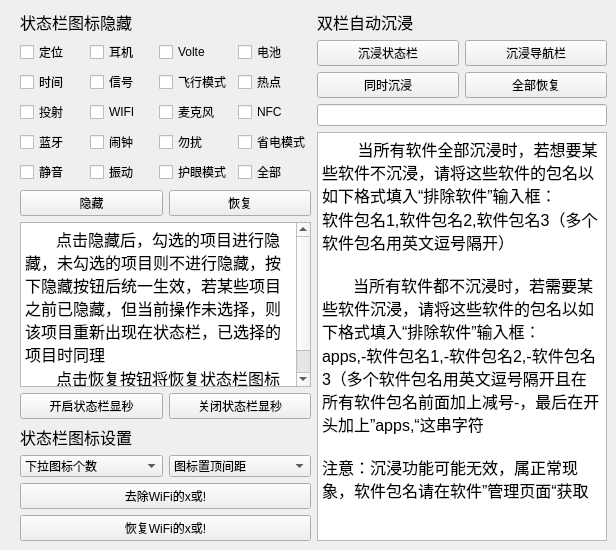
     <widget class="QWidget" name="systempage">
      <attribute name="title">
       <string>系统界面</string>
      </attribute>
      <widget class="QWidget" name="layoutWidget">
       <property name="geometry">
        <rect>
         <x>20</x>
         <y>10</y>
         <width>587</width>
         <height>531</height>
        </rect>
       </property>
       <layout class="QHBoxLayout" name="horizontalLayout_3">
        <item>
         <layout class="QVBoxLayout" name="verticalLayout_107">
          <item>
           <layout class="QVBoxLayout" name="verticalLayout_106">
            <item>
             <layout class="QVBoxLayout" name="verticalLayout_105">
              <item>
               <layout class="QVBoxLayout" name="verticalLayout_103">
                <item>
                 <widget class="QLabel" name="label_78">
                  <property name="font">
                   <font>
                    <pointsize>12</pointsize>
                   </font>
                  </property>
                  <property name="text">
                   <string>状态栏图标隐藏</string>
                  </property>
                 </widget>
                </item>
                <item>
                 <layout class="QGridLayout" name="gridLayout_5">
                  <item row="0" column="0">
                   <widget class="QCheckBox" name="location">
                    <property name="text">
                     <string>定位</string>
                    </property>
                   </widget>
                  </item>
                  <item row="0" column="1">
                   <widget class="QCheckBox" name="earphone">
                    <property name="text">
                     <string>耳机</string>
                    </property>
                   </widget>
                  </item>
                  <item row="0" column="2">
                   <widget class="QCheckBox" name="volte">
                    <property name="text">
                     <string>Volte</string>
                    </property>
                   </widget>
                  </item>
                  <item row="0" column="3">
                   <widget class="QCheckBox" name="battery">
                    <property name="text">
                     <string>电池</string>
                    </property>
                   </widget>
                  </item>
                  <item row="1" column="0">
                   <widget class="QCheckBox" name="time">
                    <property name="text">
                     <string>时间</string>
                    </property>
                   </widget>
                  </item>
                  <item row="1" column="1">
                   <widget class="QCheckBox" name="signal">
                    <property name="text">
                     <string>信号</string>
                    </property>
                   </widget>
                  </item>
                  <item row="1" column="2">
                   <widget class="QCheckBox" name="airplane">
                    <property name="text">
                     <string>飞行模式</string>
                    </property>
                   </widget>
                  </item>
                  <item row="1" column="3">
                   <widget class="QCheckBox" name="hotspot">
                    <property name="text">
                     <string>热点</string>
                    </property>
                   </widget>
                  </item>
                  <item row="2" column="0">
                   <widget class="QCheckBox" name="cast">
                    <property name="text">
                     <string>投射</string>
                    </property>
                   </widget>
                  </item>
                  <item row="2" column="1">
                   <widget class="QCheckBox" name="wifi">
                    <property name="text">
                     <string>WIFI</string>
                    </property>
                   </widget>
                  </item>
                  <item row="2" column="2">
                   <widget class="QCheckBox" name="speakerphone">
                    <property name="text">
                     <string>麦克风</string>
                    </property>
                   </widget>
                  </item>
                  <item row="2" column="3">
                   <widget class="QCheckBox" name="nfc">
                    <property name="text">
                     <string>NFC</string>
                    </property>
                   </widget>
                  </item>
                  <item row="3" column="0">
                   <widget class="QCheckBox" name="bluetooth">
                    <property name="text">
                     <string>蓝牙</string>
                    </property>
                   </widget>
                  </item>
                  <item row="3" column="1">
                   <widget class="QCheckBox" name="alarmclock">
                    <property name="text">
                     <string>闹钟</string>
                    </property>
                   </widget>
                  </item>
                  <item row="3" column="2">
                   <widget class="QCheckBox" name="zen">
                    <property name="text">
                     <string>勿扰</string>
                    </property>
                   </widget>
                  </item>
                  <item row="3" column="3">
                   <widget class="QCheckBox" name="powersavingmode">
                    <property name="text">
                     <string>省电模式</string>
                    </property>
                   </widget>
                  </item>
                  <item row="4" column="0">
                   <widget class="QCheckBox" name="mute_2">
                    <property name="text">
                     <string>静音</string>
                    </property>
                   </widget>
                  </item>
                  <item row="4" column="1">
                   <widget class="QCheckBox" name="volume">
                    <property name="text">
                     <string>振动</string>
                    </property>
                   </widget>
                  </item>
                  <item row="4" column="2">
                   <widget class="QCheckBox" name="eyesprotect">
                    <property name="text">
                     <string>护眼模式</string>
                    </property>
                   </widget>
                  </item>
                  <item row="4" column="3">
                   <widget class="QCheckBox" name="all">
                    <property name="text">
                     <string>全部</string>
                    </property>
                   </widget>
                  </item>
                 </layout>
                </item>
               </layout>
              </item>
              <item>
               <layout class="QVBoxLayout" name="verticalLayout_104">
                <item>
                 <layout class="QHBoxLayout" name="horizontalLayout_2">
                  <item>
                   <widget class="QPushButton" name="hide">
                    <property name="text">
                     <string>隐藏</string>
                    </property>
                   </widget>
                  </item>
                  <item>
                   <widget class="QPushButton" name="recovericon">
                    <property name="text">
                     <string>恢复</string>
                    </property>
                   </widget>
                  </item>
                 </layout>
                </item>
                <item>
                 <widget class="QTextBrowser" name="textBrowser">
                  <property name="html">
                   <string>&lt;!DOCTYPE HTML PUBLIC &quot;-//W3C//DTD HTML 4.0//EN&quot; &quot;http://www.w3.org/TR/REC-html40/strict.dtd&quot;&gt;
&lt;html&gt;&lt;head&gt;&lt;meta name=&quot;qrichtext&quot; content=&quot;1&quot; /&gt;&lt;meta charset=&quot;utf-8&quot; /&gt;&lt;style type=&quot;text/css&quot;&gt;
p, li { white-space: pre-wrap; }
&lt;/style&gt;&lt;/head&gt;&lt;body style=&quot; font-family:'Microsoft YaHei UI'; font-size:9pt; font-weight:400; font-style:normal;&quot;&gt;
&lt;p style=&quot; margin-top:0px; margin-bottom:0px; margin-left:0px; margin-right:0px; -qt-block-indent:0; text-indent:0px;&quot;&gt;&lt;span style=&quot; font-size:12pt;&quot;&gt;       点击隐藏后，勾选的项目进行隐藏，未勾选的项目则不进行隐藏，按下隐藏按钮后统一生效，若某些项目之前已隐藏，但当前操作未选择，则该项目重新出现在状态栏，已选择的项目时同理&lt;/span&gt;&lt;/p&gt;
&lt;p style=&quot; margin-top:0px; margin-bottom:0px; margin-left:0px; margin-right:0px; -qt-block-indent:0; text-indent:0px;&quot;&gt;&lt;span style=&quot; font-size:12pt;&quot;&gt;       点击恢复按钮将恢复状态栏图标至默认状态&lt;/span&gt;&lt;/p&gt;&lt;/body&gt;&lt;/html&gt;</string>
                  </property>
                 </widget>
                </item>
               </layout>
              </item>
             </layout>
            </item>
            <item>
             <layout class="QHBoxLayout" name="horizontalLayout_56">
              <item>
               <widget class="QPushButton" name="clockseconds">
                <property name="text">
                 <string>开启状态栏显秒</string>
                </property>
               </widget>
              </item>
              <item>
               <widget class="QPushButton" name="closeclockseconds_2">
                <property name="text">
                 <string>关闭状态栏显秒</string>
                </property>
               </widget>
              </item>
             </layout>
            </item>
           </layout>
          </item>
          <item>
           <layout class="QVBoxLayout" name="verticalLayout_2">
            <item>
             <widget class="QLabel" name="label_79">
              <property name="font">
               <font>
                <pointsize>12</pointsize>
               </font>
              </property>
              <property name="text">
               <string>状态栏图标设置</string>
              </property>
             </widget>
            </item>
            <item>
             <layout class="QVBoxLayout" name="verticalLayout_4">
              <item>
               <layout class="QHBoxLayout" name="horizontalLayout_4">
                <item>
                 <widget class="QComboBox" name="thenumberoficons">
                  <item>
                   <property name="text">
                    <string>下拉图标个数</string>
                   </property>
                  </item>
                  <item>
                   <property name="text">
                    <string>3</string>
                   </property>
                  </item>
                  <item>
                   <property name="text">
                    <string>4</string>
                   </property>
                  </item>
                  <item>
                   <property name="text">
                    <string>5</string>
                   </property>
                  </item>
                  <item>
                   <property name="text">
                    <string>6</string>
                   </property>
                  </item>
                  <item>
                   <property name="text">
                    <string>7</string>
                   </property>
                  </item>
                  <item>
                   <property name="text">
                    <string>8</string>
                   </property>
                  </item>
                  <item>
                   <property name="text">
                    <string>9</string>
                   </property>
                  </item>
                  <item>
                   <property name="text">
                    <string>默认</string>
                   </property>
                  </item>
                 </widget>
                </item>
                <item>
                 <widget class="QComboBox" name="IconPinSpacing">
                  <item>
                   <property name="text">
                    <string>图标置顶间距</string>
                   </property>
                  </item>
                  <item>
                   <property name="text">
                    <string>0</string>
                   </property>
                  </item>
                  <item>
                   <property name="text">
                    <string>5dp</string>
                   </property>
                  </item>
                  <item>
                   <property name="text">
                    <string>10dp</string>
                   </property>
                  </item>
                  <item>
                   <property name="text">
                    <string>15dp</string>
                   </property>
                  </item>
                  <item>
                   <property name="text">
                    <string>20dp</string>
                   </property>
                  </item>
                  <item>
                   <property name="text">
                    <string>30dp</string>
                   </property>
                  </item>
                  <item>
                   <property name="text">
                    <string>默认</string>
                   </property>
                  </item>
                 </widget>
                </item>
               </layout>
              </item>
              <item>
               <layout class="QVBoxLayout" name="verticalLayout_3">
                <item>
                 <widget class="QPushButton" name="RemoveX">
                  <property name="text">
                   <string>去除WiFi的x或!</string>
                  </property>
                 </widget>
                </item>
                <item>
                 <widget class="QPushButton" name="RecoverX">
                  <property name="text">
                   <string>恢复WiFi的x或!</string>
                  </property>
                 </widget>
                </item>
               </layout>
              </item>
             </layout>
            </item>
           </layout>
          </item>
         </layout>
        </item>
        <item>
         <layout class="QVBoxLayout" name="verticalLayout_5">
          <item>
           <layout class="QVBoxLayout" name="verticalLayout_109">
            <item>
             <layout class="QVBoxLayout" name="verticalLayout_108">
              <item>
               <widget class="QLabel" name="label_80">
                <property name="font">
                 <font>
                  <pointsize>12</pointsize>
                 </font>
                </property>
                <property name="text">
                 <string>双栏自动沉浸</string>
                </property>
               </widget>
              </item>
              <item>
               <layout class="QGridLayout" name="gridLayout_8">
                <item row="0" column="1">
                 <widget class="QPushButton" name="ImmerseNavigationBar">
                  <property name="text">
                   <string>沉浸导航栏</string>
                  </property>
                 </widget>
                </item>
                <item row="0" column="0">
                 <widget class="QPushButton" name="ImmerseStatusBar">
                  <property name="text">
                   <string>沉浸状态栏</string>
                  </property>
                 </widget>
                </item>
                <item row="1" column="0">
                 <widget class="QPushButton" name="ImmerseAll">
                  <property name="text">
                   <string>同时沉浸</string>
                  </property>
                 </widget>
                </item>
                <item row="1" column="1">
                 <widget class="QPushButton" name="RecoverAll">
                  <property name="text">
                   <string>全部恢复</string>
                  </property>
                 </widget>
                </item>
               </layout>
              </item>
             </layout>
            </item>
            <item>
             <widget class="QLineEdit" name="ExcludeApps"/>
            </item>
           </layout>
          </item>
          <item>
           <widget class="QTextBrowser" name="textBrowser_2">
            <property name="html">
             <string>&lt;!DOCTYPE HTML PUBLIC &quot;-//W3C//DTD HTML 4.0//EN&quot; &quot;http://www.w3.org/TR/REC-html40/strict.dtd&quot;&gt;
&lt;html&gt;&lt;head&gt;&lt;meta name=&quot;qrichtext&quot; content=&quot;1&quot; /&gt;&lt;meta charset=&quot;utf-8&quot; /&gt;&lt;style type=&quot;text/css&quot;&gt;
p, li { white-space: pre-wrap; }
&lt;/style&gt;&lt;/head&gt;&lt;body style=&quot; font-family:'Microsoft YaHei UI'; font-size:9pt; font-weight:400; font-style:normal;&quot;&gt;
&lt;p style=&quot; margin-top:0px; margin-bottom:0px; margin-left:0px; margin-right:0px; -qt-block-indent:0; text-indent:0px;&quot;&gt;&lt;span style=&quot; font-size:12pt;&quot;&gt;        当所有软件全部沉浸时，若想要某些软件不沉浸，请将这些软件的包名以如下格式填入“排除软件”输入框：&lt;/span&gt;&lt;/p&gt;
&lt;p style=&quot; margin-top:0px; margin-bottom:0px; margin-left:0px; margin-right:0px; -qt-block-indent:0; text-indent:0px;&quot;&gt;&lt;span style=&quot; font-size:12pt;&quot;&gt;软件包名1,软件包名2,软件包名3（多个软件包名用英文逗号隔开）&lt;/span&gt;&lt;/p&gt;
&lt;p style=&quot;-qt-paragraph-type:empty; margin-top:0px; margin-bottom:0px; margin-left:0px; margin-right:0px; -qt-block-indent:0; text-indent:0px; font-size:12pt;&quot;&gt;&lt;br /&gt;&lt;/p&gt;
&lt;p style=&quot; margin-top:0px; margin-bottom:0px; margin-left:0px; margin-right:0px; -qt-block-indent:0; text-indent:0px;&quot;&gt;&lt;span style=&quot; font-size:12pt;&quot;&gt;       当所有软件都不沉浸时，若需要某些软件沉浸，请将这些软件的包名以如下格式填入“排除软件”输入框：&lt;/span&gt;&lt;/p&gt;
&lt;p style=&quot; margin-top:0px; margin-bottom:0px; margin-left:0px; margin-right:0px; -qt-block-indent:0; text-indent:0px;&quot;&gt;&lt;span style=&quot; font-size:12pt;&quot;&gt;apps,-软件包名1,-软件包名2,-软件包名3（多个软件包名用英文逗号隔开且在所有软件包名前面加上减号-，最后在开头加上”apps,“这串字符&lt;/span&gt;&lt;/p&gt;
&lt;p style=&quot;-qt-paragraph-type:empty; margin-top:0px; margin-bottom:0px; margin-left:0px; margin-right:0px; -qt-block-indent:0; text-indent:0px; font-size:12pt;&quot;&gt;&lt;br /&gt;&lt;/p&gt;
&lt;p style=&quot; margin-top:0px; margin-bottom:0px; margin-left:0px; margin-right:0px; -qt-block-indent:0; text-indent:0px;&quot;&gt;&lt;span style=&quot; font-size:12pt;&quot;&gt;注意：沉浸功能可能无效，属正常现象，软件包名请在软件”管理页面“获取&lt;/span&gt;&lt;/p&gt;&lt;/body&gt;&lt;/html&gt;</string>
            </property>
           </widget>
          </item>
         </layout>
        </item>
       </layout>
      </widget>
     </widget>
